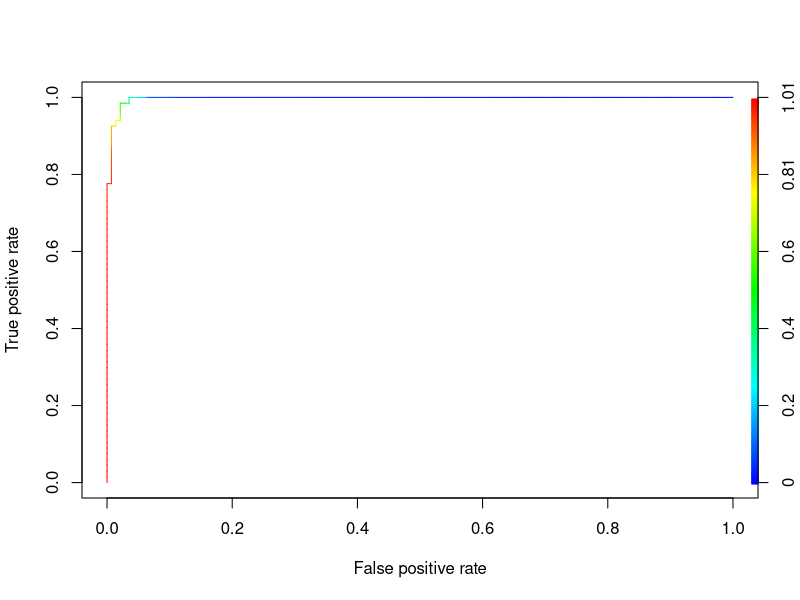

Write the R code that produced this figure.
library(MASS)
data(biopsy)
head(biopsy)
str(biopsy)
biopsy$ID=NULL
names(biopsy)=c("thick","usize","ushape","adhsn","celsiz","nucl","chrom","nuclus","mit","class")
colSums(is.na(biopsy))
biopsy1=na.omit(biopsy)
set.seed(123)
ind=sample(2,nrow(biopsy1),replace = TRUE,prob = c(0.7,0.3))
train=biopsy1[ind==1,]
test=biopsy1[ind==2,]
str(test)
table(train$class)
table(test$class)
fullfit=glm(class~.,family=binomial,data=train)
summary(fullfit)
exp(coef(fullfit))
train$prob=predict(fullfit,type="response")
train$prob[1:5]
train$class[1:5]
train$predict=rep("benign",474)
train$predict[train$prob>0.5]="malignant"
table(train$predict,train$class)
mean(train$predict==train$class)

test$prob=predict(fullfit,newdata=test,type="response")
test$predict=rep("benign",209)
test$predict[test$prob>0.5]="malignant"
table(test$predict, test$class)
mean(test$predict==test$class)

library(ROCR)
ROCRpred<-prediction(test$prob,test$class)
ROCRpref<-performance(ROCRpred,'tpr','fpr')
plot(ROCRpref,colorize=TRUE)
auc=performance(ROCRpred,'auc')
auc@y.values
reducefit=glm(class~thick+nucl,family=binomial,data=train)
summary(reducefit)
train$prob=predict(reducefit,type="response")
train$predict=rep("benign",474)
train$predict[train$prob>0.5]="malignant"
cf=table(train$predict,train$class)
mean(train$predict==train$class)
library(caret)
sensitivity(cf)
specificity(cf)

test$prob=predict(reducefit,newdata=test,type="response")
test$predict=rep("benign",209) #209 is no.of rows in test dataset
test$predict[test$prob>0.5]="malignant"
table(test$predict,test$class)

mean(test$predict==test$class)
